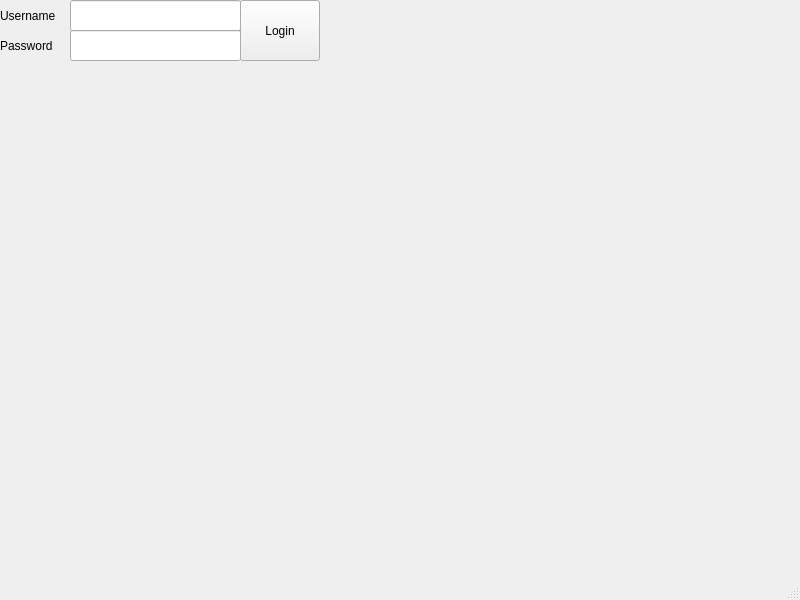
<?xml version="1.0" encoding="UTF-8"?>
<ui version="4.0">
 <class>MainWindow</class>
 <widget class="QMainWindow" name="MainWindow">
  <property name="geometry">
   <rect>
    <x>0</x>
    <y>0</y>
    <width>800</width>
    <height>600</height>
   </rect>
  </property>
  <property name="windowTitle">
   <string>MainWindow</string>
  </property>
  <widget class="QWidget" name="centralwidget">
   <widget class="QPushButton" name="loginButton">
    <property name="geometry">
     <rect>
      <x>240</x>
      <y>0</y>
      <width>80</width>
      <height>61</height>
     </rect>
    </property>
    <property name="text">
     <string>Login</string>
    </property>
   </widget>
   <widget class="QLabel" name="label">
    <property name="geometry">
     <rect>
      <x>0</x>
      <y>0</y>
      <width>71</width>
      <height>31</height>
     </rect>
    </property>
    <property name="text">
     <string>Username</string>
    </property>
   </widget>
   <widget class="QLabel" name="label_2">
    <property name="geometry">
     <rect>
      <x>0</x>
      <y>30</y>
      <width>71</width>
      <height>31</height>
     </rect>
    </property>
    <property name="text">
     <string>Password</string>
    </property>
   </widget>
   <widget class="QLineEdit" name="usernameInput">
    <property name="geometry">
     <rect>
      <x>70</x>
      <y>0</y>
      <width>171</width>
      <height>31</height>
     </rect>
    </property>
   </widget>
   <widget class="QLineEdit" name="passwordInput">
    <property name="geometry">
     <rect>
      <x>70</x>
      <y>30</y>
      <width>171</width>
      <height>31</height>
     </rect>
    </property>
   </widget>
  </widget>
  <widget class="QMenuBar" name="menubar">
   <property name="geometry">
    <rect>
     <x>0</x>
     <y>0</y>
     <width>800</width>
     <height>21</height>
    </rect>
   </property>
  </widget>
  <widget class="QStatusBar" name="statusbar"/>
 </widget>
 <resources/>
 <connections/>
</ui>
